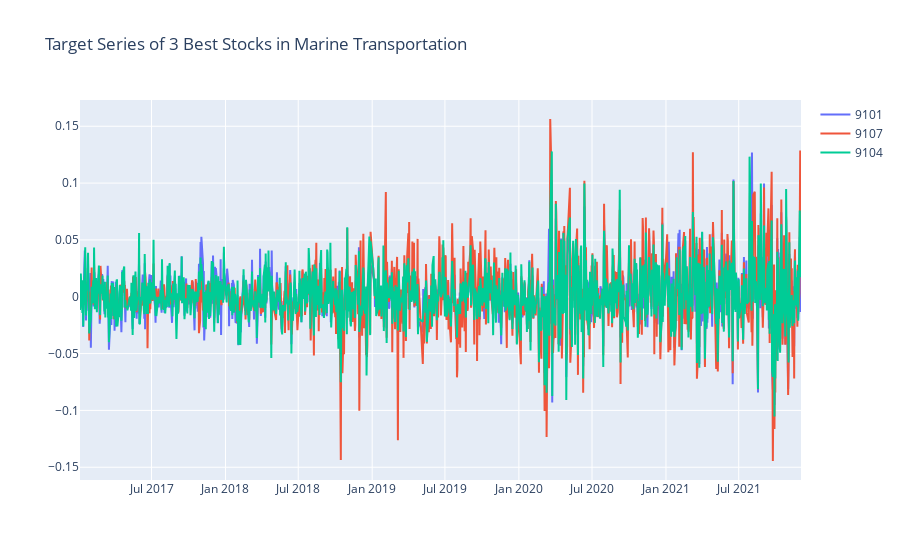

Notebook code cell kept with this figure:
### Markdown cell above
Interpreting target series on daily scale of the top3 stocks in the same sector.

### Code cell
unique_dates = sorted(df_prices['Date'].unique())

fig = go.Figure()
for stock_code in [9101, 9107, 9104]:
    df_ = df_prices_marine[df_prices_marine['SecuritiesCode'] == stock_code]
    fig.add_trace(go.Scatter(x=unique_dates, y=df_['Target'], name=stock_code))
fig.update_layout(
    title=f"Target Series of 3 Best Stocks in Marine Transportation",
)
fig.show()

### Figure 1 — Plotly figure (JSON) as saved in the notebook; plotly's stock layout.template omitted (floating-point values rounded to 4 significant figures; data arrays with more than 128 entries replaced by an {"elided": "..."} marker saying what was removed)
{"data": [{"name": "9101", "type": "scatter", "x": {"elided": "1202 str values"}, "y": {"elided": "1202 float values"}}, {"name": "9107", "type": "scatter", "x": {"elided": "1202 str values"}, "y": {"elided": "1202 float values"}}, {"name": "9104", "type": "scatter", "x": {"elided": "1202 str values"}, "y": {"elided": "1202 float values"}}], "layout": {"title": {"text": "Target Series of 3 Best Stocks in Marine Transportation"}}}
